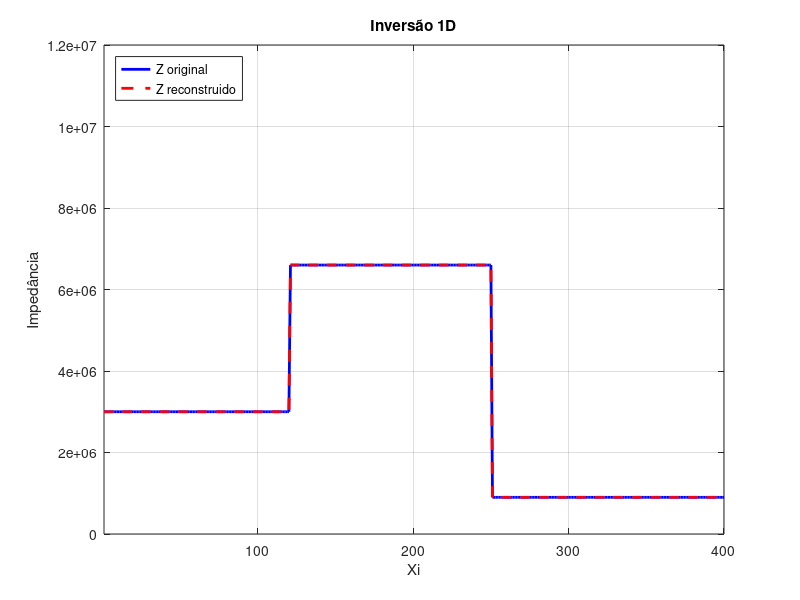

Recreate this plot in MATLAB.
clear; clc; close all;

nt = 1600; %tempo
ni = 400;%profundidade

%impedancia p x v
Z = ones(1, ni);
Z(1:120)   = 2000 * 1500;
Z(121:250) = 2200 * 3000;
Z(251:end) = 750 * 1200;

P1 = zeros(ni, nt);
W1 = zeros(ni, nt);

P2 = zeros(ni, nt);
W2 = zeros(ni, nt);

%fonte1
t0 = 100;
s = 15;
fonte1 = 1000 * exp(-((1:nt) - t0).^2 / (2*s^2));

%fonte2
fonte2 = zeros(1, nt);
fonte2(3) = 1;

for j = 2:nt

    if mod(1 + j, 2) == 0 %superficie
        P1(1, j) = fonte1(j);
        U1 = Z(1)*W1(2, j-1) - P1(2, j-1);
        W1(1, j) = (P1(1, j) + U1) / Z(1);

        P2(1, j) = fonte2(j);
        U2 = Z(1)*W2(2, j-1) - P2(2, j-1);
        W2(1, j) = (P2(1, j) + U2) / Z(1);
    end

    for i = 2:ni-1 %pontos dentro
        if mod(i + j, 2) == 0
            D1 = Z(i-1)*W1(i-1, j-1) + P1(i-1, j-1);
            U1 = Z(i)*W1(i+1, j-1) - P1(i+1, j-1);
            W1(i, j) = (D1 + U1) / (Z(i-1) + Z(i));
            P1(i, j) = (Z(i)*D1 - Z(i-1)*U1) / (Z(i-1) + Z(i));

            D2 = Z(i-1)*W2(i-1, j-1) + P2(i-1, j-1);
            U2 = Z(i)*W2(i+1, j-1) - P2(i+1, j-1);
            W2(i, j) = (D2 + U2) / (Z(i-1) + Z(i));
            P2(i, j) = (Z(i)*D2 - Z(i-1)*U2) / (Z(i-1) + Z(i));
        end
    end

    if mod(ni + j, 2) == 0 %fundo
        D1 = Z(ni-1)*W1(ni-1, j-1) + P1(ni-1, j-1);
        W1(ni, j) = D1 / (2 * Z(ni-1));
        P1(ni, j) = D1 / 2;

        D2 = Z(ni-1)*W2(ni-1, j-1) + P2(ni-1, j-1);
        W2(ni, j) = D2 / (2 * Z(ni-1));
        P2(ni, j) = D2 / 2;
    end
end


%fazendo a convolução
P3 = zeros(ni, nt);

for i = 1:ni
    lP3 = conv(P2(i, :), fonte1);
    P3(i, :) = lP3(3 : nt + 2);
end

W3 = zeros(ni, nt);

for i = 1:ni
    lW3 = conv(W2(i, :), fonte1);
    W3(i, :) = lW3(3 : nt + 2);
end

%{
%visualização
figure;

intf = find(diff(Z) ~= 0); %interfaces

for t = 1:5:nt

    %pressao1
    subplot(2, 1, 1);
    plot(1:ni, P1(:, t), 'b', 'LineWidth', 1.5);
    hold on;
    for k = 1:length(intf)
        line([intf(k) intf(k)], [-1200 1200], 'Color', 'r', 'LineStyle', '--');
    end
    hold off;
    axis([1 ni -1200 1200]);
    title(['Propagação j =', num2str(t)]);
    ylabel('P1');
    grid on;

    %pressao3
    subplot(2, 1, 2);
    plot(1:ni, P3(:, t), 'g', 'LineWidth', 1.5);
    hold on;
    for k = 1:length(intf)
        line([intf(k) intf(k)], [-1200 1200], 'Color', 'r', 'LineStyle', '--');
    end
    hold off;
    axis([1 ni -1200 1200]);
    xlabel('Xi');
    ylabel('P3');
    grid on;

    drawnow;
end
%}

%inversão

nt2 = 2 * ni;

P4 = zeros(ni, nt2);
W4 = zeros(ni, nt2);
Z4 = zeros(1, ni);


for j = 1:2:nt2
    P4(1, j) = P2(1, j + 2);
    W4(1, j) = W2(1, j + 2);
end

Z4(1) = P4(1, 1) / W4(1, 1);

for i = 2:ni
    for j = i:2:(nt2 - i + 1)

        a = W4(i-1, j-1) + W4(i-1, j+1);
        b  = W4(i-1, j-1) - W4(i-1, j+1);

        c = P4(i-1, j-1) + P4(i-1, j+1);
        d  = P4(i-1, j-1) - P4(i-1, j+1);

        W4(i, j) = 0.5 * (a + d / Z4(i-1));
        P4(i, j) = 0.5 * (Z4(i-1) * b + c);
    end

    Z4(i) = P4(i, i) / W4(i, i);
end

%visualização
figure;
plot(1:ni, Z, 'b', 'LineWidth', 2, 'DisplayName', 'Z original');
hold on;
plot(1:ni, Z4, 'r--', 'LineWidth', 2, 'DisplayName', 'Z reconstruido');

hold off;
axis([1 ni 0 1.2e7]);
xlabel('Xi');
ylabel('Impedância');
title('Inversão 1D');
legend('Location', 'northwest');
grid on;
